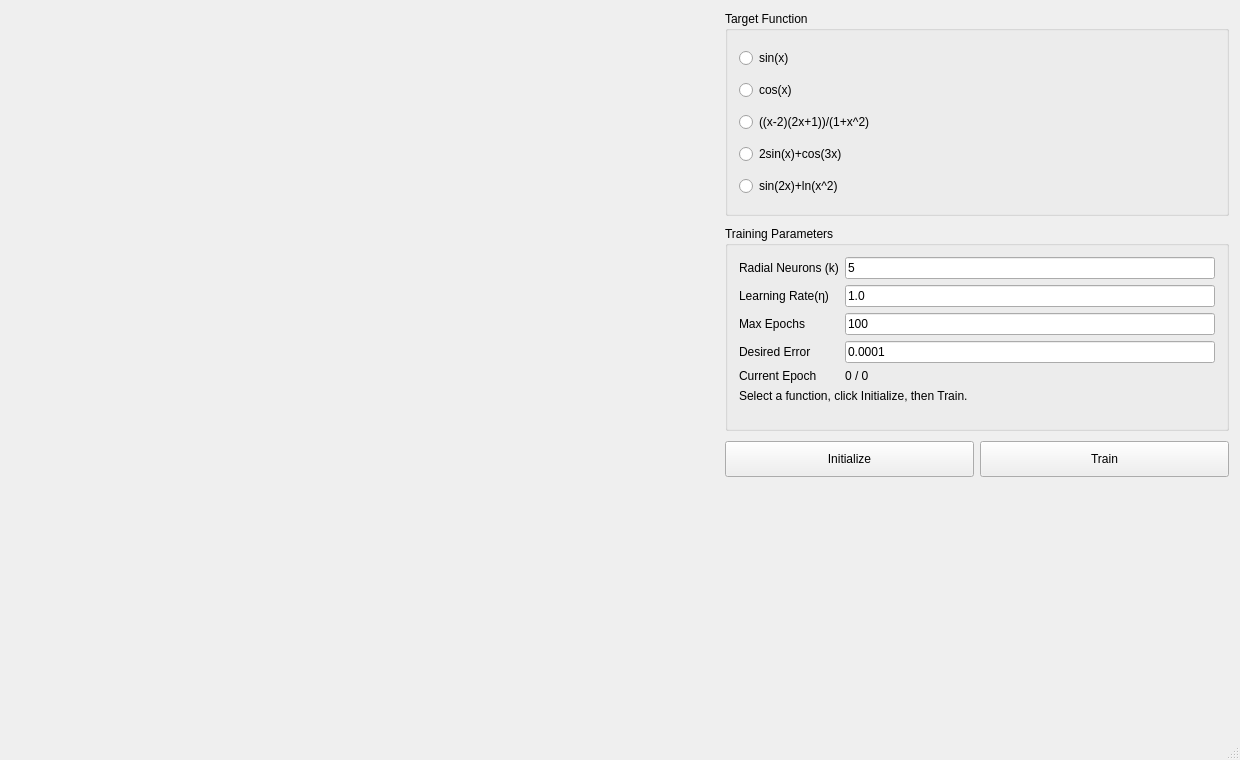
<?xml version="1.0" encoding="UTF-8"?>
<ui version="4.0">
 <class>MainWindow</class>
 <widget class="QMainWindow" name="MainWindow">
  <property name="geometry">
   <rect>
    <x>0</x>
    <y>0</y>
    <width>1240</width>
    <height>760</height>
   </rect>
  </property>
  <property name="windowTitle">
   <string>RBF Function Approximation</string>
  </property>
  <widget class="QWidget" name="centralWidget">
   <layout class="QHBoxLayout" name="horizontalLayoutMain">
    <property name="spacing">
     <number>14</number>
    </property>
    <item>
     <layout class="QVBoxLayout" name="verticalLayoutCharts">
      <property name="spacing">
       <number>12</number>
      </property>
      <item>
       <widget class="QWidget" name="widget" native="true">
        <property name="minimumSize">
         <size>
          <width>700</width>
          <height>260</height>
         </size>
        </property>
       </widget>
      </item>
      <item>
       <widget class="QWidget" name="widgetGaussians" native="true">
        <property name="minimumSize">
         <size>
          <width>700</width>
          <height>260</height>
         </size>
        </property>
       </widget>
      </item>
     </layout>
    </item>
    <item>
     <layout class="QVBoxLayout" name="verticalLayoutControls">
      <property name="spacing">
       <number>10</number>
      </property>
      <item>
       <widget class="QGroupBox" name="groupFunctions">
        <property name="title">
         <string>Target Function</string>
        </property>
        <layout class="QVBoxLayout" name="verticalLayoutFunctions">
         <item>
          <widget class="QRadioButton" name="rbSine">
           <property name="text">
            <string>sin(x)</string>
           </property>
          </widget>
         </item>
         <item>
          <widget class="QRadioButton" name="rbCosine">
           <property name="text">
            <string>cos(x)</string>
           </property>
          </widget>
         </item>
         <item>
          <widget class="QRadioButton" name="rbFunction3">
           <property name="text">
            <string>((x-2)(2x+1))/(1+x^2)</string>
           </property>
          </widget>
         </item>
         <item>
          <widget class="QRadioButton" name="rbFunction4">
           <property name="text">
            <string>2sin(x)+cos(3x)</string>
           </property>
          </widget>
         </item>
         <item>
          <widget class="QRadioButton" name="rbFunction5">
           <property name="text">
            <string>sin(2x)+ln(x^2)</string>
           </property>
          </widget>
         </item>
        </layout>
       </widget>
      </item>
      <item>
       <widget class="QGroupBox" name="groupParameters">
        <property name="title">
         <string>Training Parameters</string>
        </property>
        <layout class="QFormLayout" name="formLayoutParameters">
         <item row="0" column="0">
          <widget class="QLabel" name="lblK">
           <property name="text">
            <string>Radial Neurons (k)</string>
           </property>
          </widget>
         </item>
         <item row="0" column="1">
          <widget class="QLineEdit" name="lineK">
           <property name="text">
            <string>5</string>
           </property>
           <property name="placeholderText">
            <string>Example: 5</string>
           </property>
           <property name="toolTip">
            <string>Number of Gaussian radial neurons in the hidden layer.</string>
           </property>
          </widget>
         </item>
         <item row="1" column="0">
          <widget class="QLabel" name="lblLearningRate">
           <property name="text">
            <string>Learning Rate(η)</string>
           </property>
          </widget>
         </item>
         <item row="1" column="1">
          <widget class="QLineEdit" name="lineLearning">
           <property name="text">
            <string>1.0</string>
           </property>
           <property name="placeholderText">
            <string>Example: 1.0</string>
           </property>
           <property name="toolTip">
            <string>Positive value controlling output-layer weight update size.</string>
           </property>
          </widget>
         </item>
         <item row="2" column="0">
          <widget class="QLabel" name="lblNumEpochs">
           <property name="text">
            <string>Max Epochs</string>
           </property>
          </widget>
         </item>
         <item row="2" column="1">
          <widget class="QLineEdit" name="lineEpochs">
           <property name="text">
            <string>100</string>
           </property>
           <property name="placeholderText">
            <string>Example: 100</string>
           </property>
           <property name="toolTip">
            <string>Maximum training iterations before stopping.</string>
           </property>
          </widget>
         </item>
         <item row="3" column="0">
          <widget class="QLabel" name="lblDesiredError">
           <property name="text">
            <string>Desired Error</string>
           </property>
          </widget>
         </item>
         <item row="3" column="1">
          <widget class="QLineEdit" name="lineDesiredError">
           <property name="text">
            <string>0.0001</string>
           </property>
           <property name="placeholderText">
            <string>Example: 0.0001</string>
           </property>
           <property name="toolTip">
            <string>Training stops once MSE is below this positive threshold.</string>
           </property>
          </widget>
         </item>
         <item row="4" column="0">
          <widget class="QLabel" name="lblFinalEpoch">
           <property name="text">
            <string>Current Epoch</string>
           </property>
          </widget>
         </item>
         <item row="4" column="1">
          <widget class="QLabel" name="lblCurrentEpoch">
           <property name="text">
            <string>0 / 0</string>
           </property>
          </widget>
         </item>
         <item row="5" column="0" colspan="2">
          <widget class="QLabel" name="lblFound">
           <property name="wordWrap">
            <bool>true</bool>
           </property>
           <property name="text">
            <string>Select a function, click Initialize, then Train.</string>
           </property>
          </widget>
         </item>
        </layout>
       </widget>
      </item>
      <item>
       <layout class="QHBoxLayout" name="horizontalLayoutActions">
        <item>
         <widget class="QPushButton" name="btnInitialize">
          <property name="minimumSize">
           <size>
            <width>120</width>
            <height>36</height>
           </size>
          </property>
          <property name="text">
           <string>Initialize</string>
          </property>
         </widget>
        </item>
        <item>
         <widget class="QPushButton" name="btnTrain">
          <property name="minimumSize">
           <size>
            <width>120</width>
            <height>36</height>
           </size>
          </property>
          <property name="text">
           <string>Train</string>
          </property>
         </widget>
        </item>
       </layout>
      </item>
      <item>
       <widget class="QWidget" name="widget_error" native="true">
        <property name="minimumSize">
         <size>
          <width>360</width>
          <height>240</height>
         </size>
        </property>
       </widget>
      </item>
     </layout>
    </item>
   </layout>
  </widget>
  <widget class="QStatusBar" name="statusBar"/>
 </widget>
 <layoutdefault spacing="6" margin="11"/>
 <resources/>
 <connections/>
</ui>
